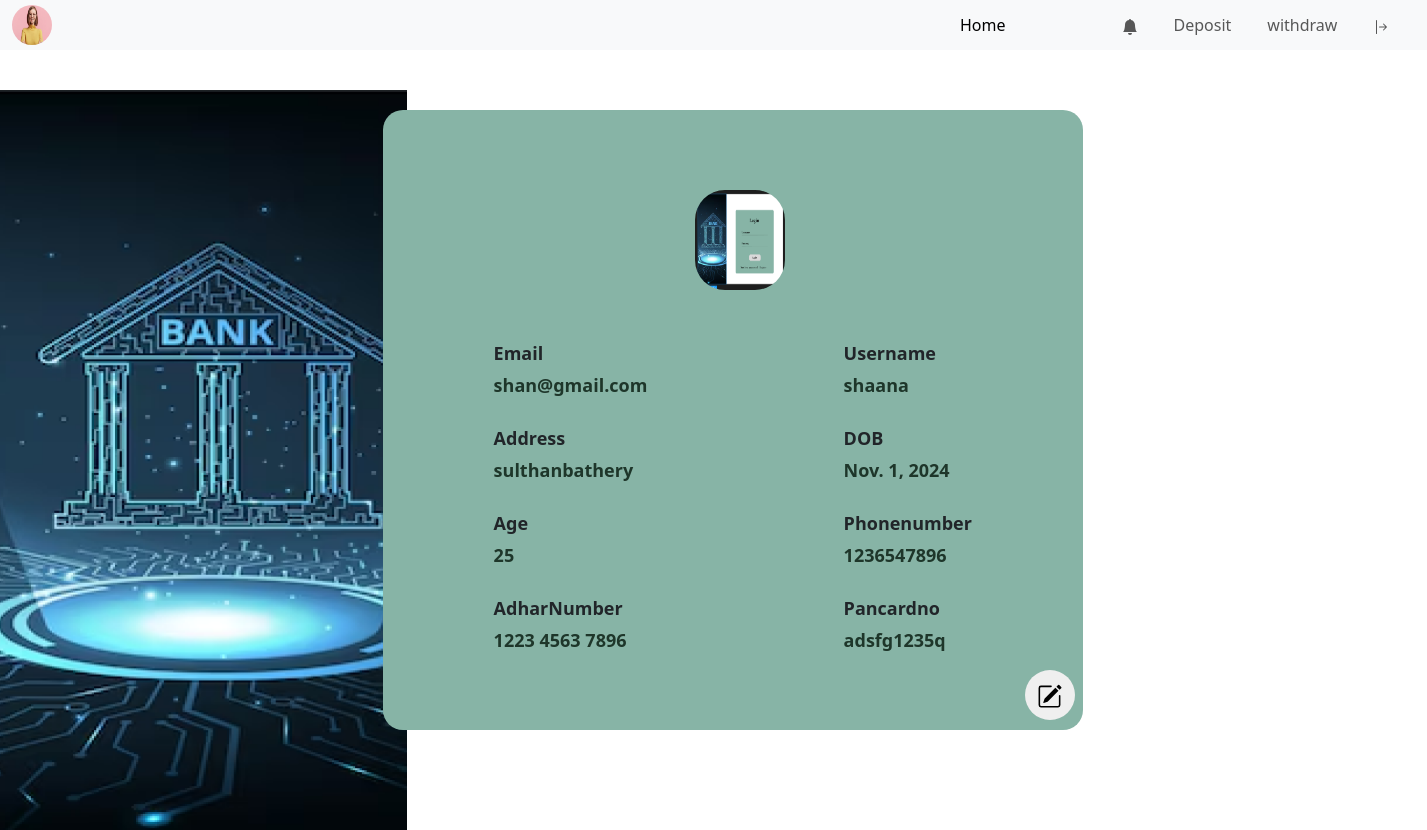
The app's page /userprofile (signed in), older data.
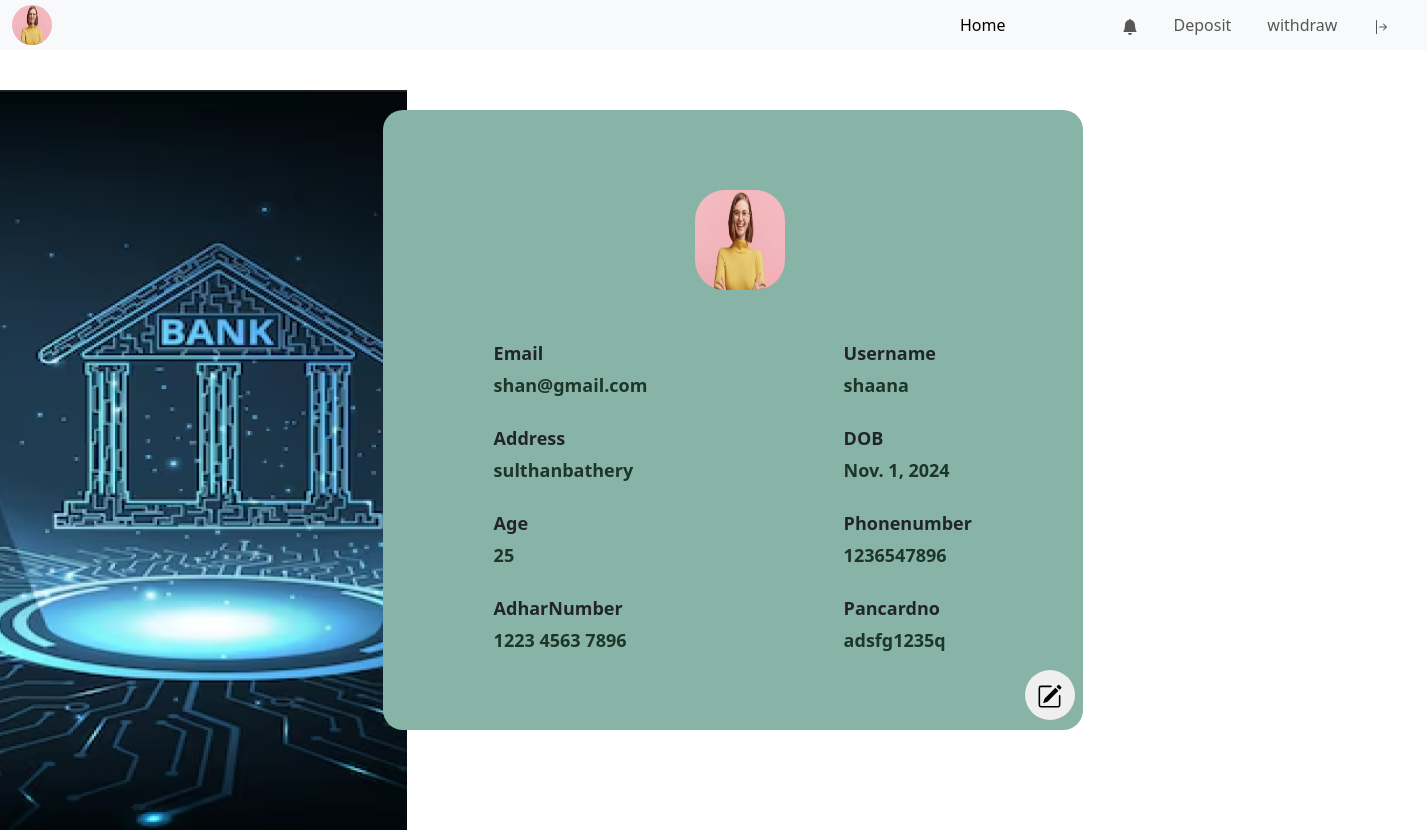
The same page, newer data.
### app/models.py (models this page shows, shortened)
class CustomeUser(AbstractUser):
    age=models.IntegerField(null=True,blank=True)
    Phonenumber=models.IntegerField(null=True,blank=True,unique=True)
    Address=models.CharField(null=True,blank=True,max_length=100)
    DOB=models.DateField(null=True,blank=True)
    InitialAmount=models.IntegerField(null=True,blank=True)
    AccountNumber=models.CharField(null=True,blank=True,max_length=100,unique=True)
    Pancardno=models.CharField(null=True,blank=True,max_length=100,unique=True)
    AdharNumber=models.CharField(null=True,blank=True,max_length=100,unique=True)
    Ifsc=models.IntegerField(null=True,blank=True)
    Branch=models.CharField(null=True,blank=True ,max_length=100)
    Pincode=models.IntegerField(null=True,blank=True)
    usertype=models.CharField(max_length=200)
    Image=models.FileField(null=True,blank=True)

### app/views.py (the view)
# urls.py: path('userprofile',views.userprofile,name='userprofile'),
def userprofile(request):
    usr=CustomeUser.objects.get(id=request.user.id)
    return render(request,'user/profile.html',{'data':usr})

### template/user/profile.html (shortened to what this page needs)
{% extends 'user/home.html' %}
{% block content %}
{% load static %}
<div class="row 1">
    <div class="col-sm-3  " style=" padding-right: 5px;">
        <img src="{% static 'images/Rectangle 1.png' %}" alt="bank" style="height: 740px;">
    </div>
    <div class="col-sm-9">
    <div class="container ">
        <div>
         <img src="{{data.Image.url}}" alt="" style="width: 90px;height: 100px;border-radius: 30px;margin-top:80px;margin-left:300px;">
        </div>
    <div class="row  ">
        <div class="col-md-6 ">
            <label for="Email"><b>Email</b></label><br>
           <p>{{data.email}}<br></p>
            <label for="Address"><b>Address</b></label><br>
            <p>{{ data.Address }}<br></p>
            <label for="age"><b>Age</b></label><br>
            <p>{{ data.age }}<br></p>
            <label for="AdharNumber"><b>AdharNumber</b></label><br>
            <p>{{data.AdharNumber}}</p>
        </div>
        <div class="col-md-6 " style="width:auto" required>
            <label for="username"><b>Username</b></label><br>
            <p>{{data.username}}<br></p>
            <label for="DOB"><b>DOB</b></label><br>
            <p>{{ data.DOB }}<br></p>
            <label for="Phonenumber"><b>Phonenumber</b></label><br>
            <p>{{data.Phonenumber}}<br></p>
            <label for="Pancardno"><b>Pancardno</b></label><br>
            <p>{{data.Pancardno}}<br></p>
        </div>
        <a href="{% url 'profileedit' id=data.id %}"><button></i></button></a>
    </div>
    </div>
    {% endblock %}

### template/user/home.html (shortened to what this page needs)
<!DOCTYPE html>
<html lang="en">
  {% load static %}
<head>
    <link href="https://cdn.jsdelivr.net/npm/bootstrap@5.3.3/dist/css/bootstrap.min.css" rel="stylesheet">
</head>
<body>
  <nav class="navbar bg-body-tertiary navbar-expand style">
    <div class="container-fluid">
        <a href="{% url 'userprofile' %}"><img src="{% static 'images/girl.png' %}" alt="" width="40" height="40"  style=" border-radius: 40px; margin-top:5px;margin-bottom:5px; margin-right:900px;"></a>
        <div class="collapse navbar-collapse" id="navbarNav">
          <ul class="navbar-nav">
            <li class="nav-item" style="margin-right:100px;">
              <a class="nav-link active" href="{%url 'userhome' %}">Home</a>
            </li>
            <li class="nav-item">
              <a class="nav-link" href="{%url 'userhome' %}"><svg xmlns="http://www.w3.org/2000/svg" width="16" height="16" fill="currentColor" class="bi bi-bell-fill" viewBox="0 0 16 16">
                <path d="M8 16a2 2 0 0 0 2-2H6a2 2 0 0 0 2 2m.995-14.901a1 1 0 1 0-1.99 0A5 5 0 0 0 3 6c0 1.098-.5 6-2 7h14c-1.5-1-2-5.902-2-7 0-2.42-1.72-4.44-4.005-4.901"/>
              </svg></a>
            </li>
            <li class="nav-item">
              <a class="nav-link" href="{% url 'deposite' %}">Deposit</a>
            </li>
            <li class="nav-item">
              <a class="nav-link" href="{% url 'withdraw' %}">withdraw</a>
            </li>
            <li class="nav-item">
              <a class="nav-link" href="{% url 'Login' %}"></a>
            </li>
          </ul>
        </div>
      </div>
  </nav>
    {% block content %}{% endblock %}
</body>
</html>

### template/user/profile.html (style rules this page uses)
.container { background-color: #87b4a6; width: 700px; height: 620px; margin-top: 20px; margin-left: 20px; border-radius: 20px; align-items: center; }
button { border-radius: 40px; border: transparent; margin-left: 630px; margin-top:0px; width: 50px; height:50px; }
.row { justify-content: center; font-size:large; margin-top:40px; }
label { margin-top: 10px; margin-bottom:5px; font-weight:bolder; }
p { color:#1e362a; font-size:large; font-weight: bold; }
.container { background-attachment: fixed; }

Row changes from the older to the newer data that the page shows:
changed CustomeUser "shan@gmail.com": Image: a different picture
